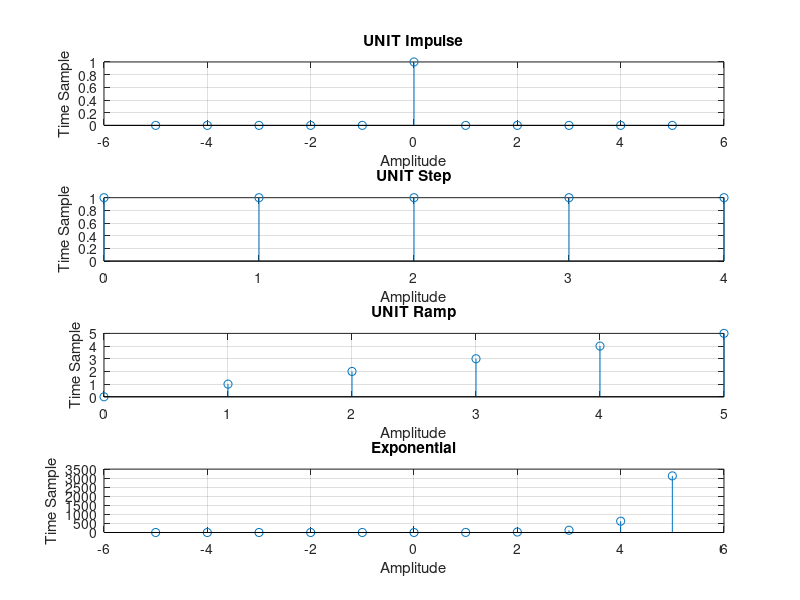

The MATLAB script that drew this image:
% value at index 0 is 1, otherwise 0
% take a signal length -5 to 5
% 1*11 matrix, defining 1 at index 0 and 0 all other place
% by default subplot is 1,1,1.
% for continous we use Plot, for discrete we use stem
%axis([-5 5 -5 5]); setting min and max x and y


clc;
close all;
clear all;

% unit impulse
ix = -5:5;
delta_ix=[zeros(1,5), ones(1,1), zeros(1,5)];

% unit step
n = input('Enter n: ');
ux = 0:n-1;
uy = ones(1,n);

% unit ramp
urx = 0:n;

% exponential
a = input('Enter a: ');
ex = -n:n;
ey = a.^(ex);


% ploting
figure(1)
subplot(4,1,1);
stem(ix,delta_ix); % draws a line from x to y
title('UNIT Impulse');
xlabel('Amplitude');
ylabel('Time Sample');
grid on;

subplot(4,1,2);
stem(ux,uy);
title('UNIT Step');
xlabel('Amplitude');
ylabel('Time Sample');
grid on;

subplot(4,1,3);
stem(urx,urx);
title('UNIT Ramp');
xlabel('Amplitude');
ylabel('Time Sample');
grid on;

subplot(4,1,4);
stem(ex,ey);
title('Exponential');
xlabel('Amplitude');
ylabel('Time Sample');
grid on;
